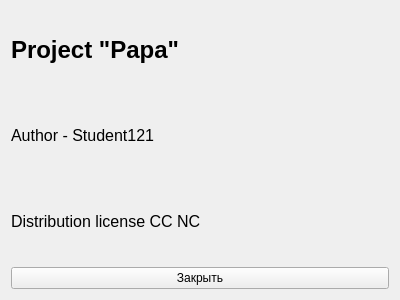
<?xml version="1.0" encoding="UTF-8"?>
<ui version="4.0">
 <class>about_window</class>
 <widget class="QWidget" name="about_window">
  <property name="geometry">
   <rect>
    <x>0</x>
    <y>0</y>
    <width>400</width>
    <height>300</height>
   </rect>
  </property>
  <property name="windowTitle">
   <string>Form</string>
  </property>
  <layout class="QGridLayout" name="gridLayout">
   <item row="4" column="0">
    <widget class="QLabel" name="label_3">
     <property name="text">
      <string>&lt;html&gt;&lt;head/&gt;&lt;body&gt;&lt;p&gt;&lt;span style=&quot; font-size:12pt;&quot;&gt;Distribution license CC NC&lt;/span&gt;&lt;/p&gt;&lt;/body&gt;&lt;/html&gt;</string>
     </property>
    </widget>
   </item>
   <item row="1" column="0">
    <widget class="QLabel" name="label">
     <property name="text">
      <string>&lt;html&gt;&lt;head/&gt;&lt;body&gt;&lt;p&gt;&lt;span style=&quot; font-size:18pt; font-weight:700;&quot;&gt;Project &amp;quot;Papa&amp;quot;&lt;/span&gt;&lt;/p&gt;&lt;/body&gt;&lt;/html&gt;</string>
     </property>
    </widget>
   </item>
   <item row="5" column="0">
    <widget class="QPushButton" name="pushButton">
     <property name="text">
      <string>Закрыть</string>
     </property>
    </widget>
   </item>
   <item row="3" column="0">
    <widget class="QLabel" name="label_2">
     <property name="text">
      <string>&lt;html&gt;&lt;head/&gt;&lt;body&gt;&lt;p&gt;&lt;span style=&quot; font-size:12pt;&quot;&gt;Author - Student121&lt;/span&gt;&lt;/p&gt;&lt;/body&gt;&lt;/html&gt;</string>
     </property>
    </widget>
   </item>
   <item row="0" column="0">
    <layout class="QVBoxLayout" name="verticalLayout"/>
   </item>
  </layout>
 </widget>
 <resources/>
 <connections/>
</ui>
